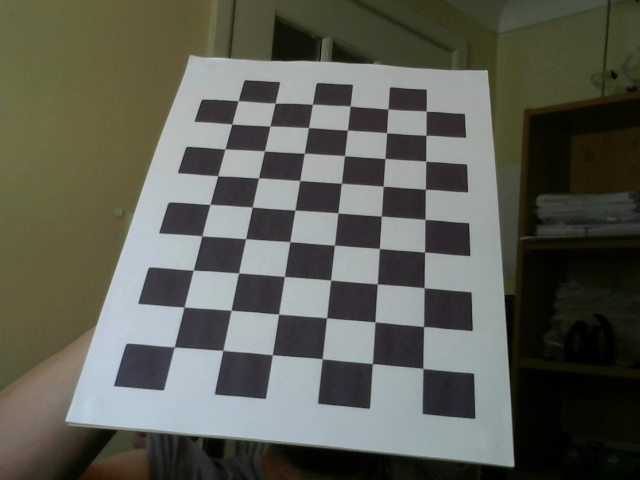
#> input picture cameracalibrationandposeestimation_sample.jpg, 640 x 480 px, given in place of idaho.webm, which was not available
$ python flow.py
#> lines starting #> are read from the running program, lines starting #| are printed output that depends on the picture; after the words box and inside, x2 and y2 are one past the last pixel; in counts of white or black regions, pixels touching at a corner belong together; pictures that were not available may be replaced by others from this repository, and a replacement may not be noted
#!/usr/bin/env python

import cv2
import collections
import numpy as np
cap = cv2.VideoCapture('idaho.webm')
fourcc = cv2.VideoWriter_fourcc(*'XVID')
writer = cv2.VideoWriter("output.riff", fourcc, 25, (1280, 720))

ret, frame1 = cap.read()
#> frame1 is the input picture: shape (480, 640, 3); mean B, G, R 84.6, 93.6, 92.6
prvs = cv2.cvtColor(frame1,cv2.COLOR_BGR2GRAY)
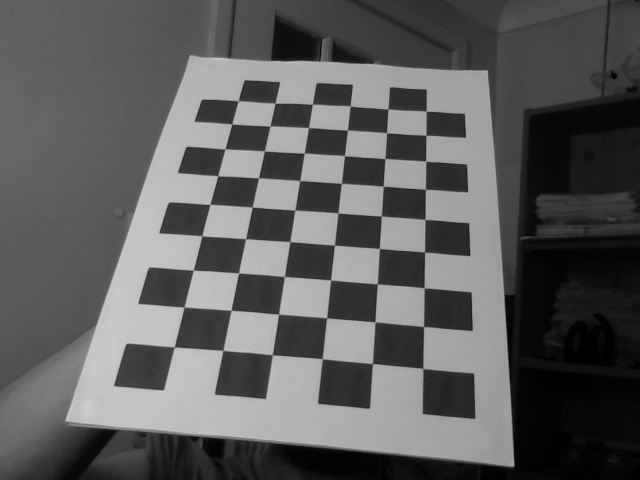
#> prvs: shape (480, 640); min 0, max 205, mean 92.3
hsv = np.zeros_like(frame1)
hsv[...,1] = 255

flows = collections.deque()

IMG_WEIGHT = 0.25
FLOW_WEIGHT = 0.5

while(1):
    ret, frame2 = cap.read()
    next = cv2.cvtColor(frame2,cv2.COLOR_BGR2GRAY)

    flow = cv2.calcOpticalFlowFarneback(prvs,next, None, 0.5, 3, 15, 3, 5, 1.2, 0)

    mag, ang = cv2.cartToPolar(flow[...,0], flow[...,1])
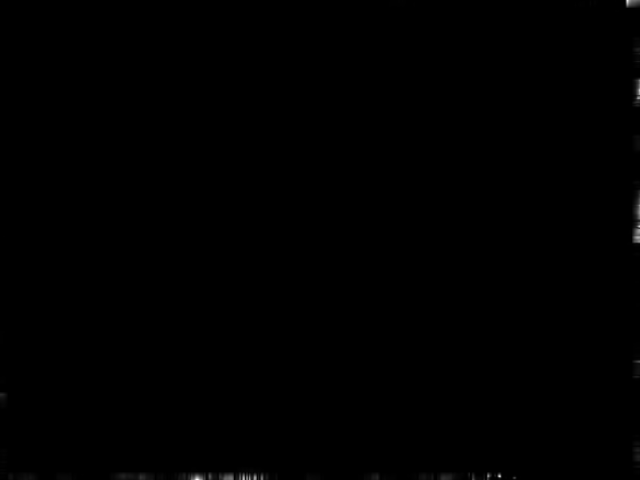
#> mag: shape (480, 640) float32; min 0, max 0.03, mean 4.22e-05; drawn with min black and max white
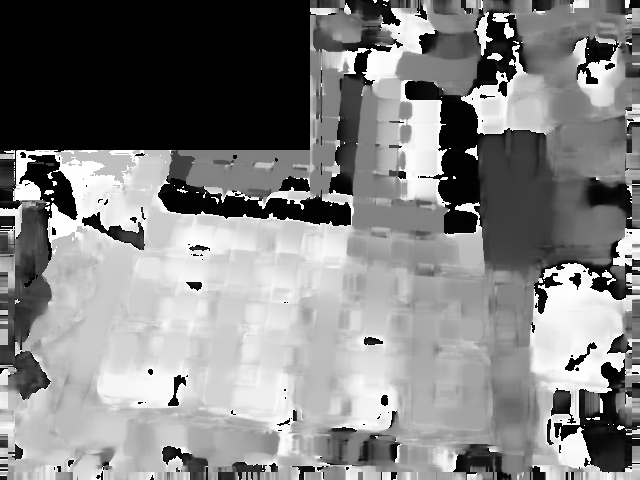
#> ang: shape (480, 640) float32; min 0, max 6.28, mean 3.21; drawn with min black and max white
    hsv[...,0] = ang*180/np.pi/2
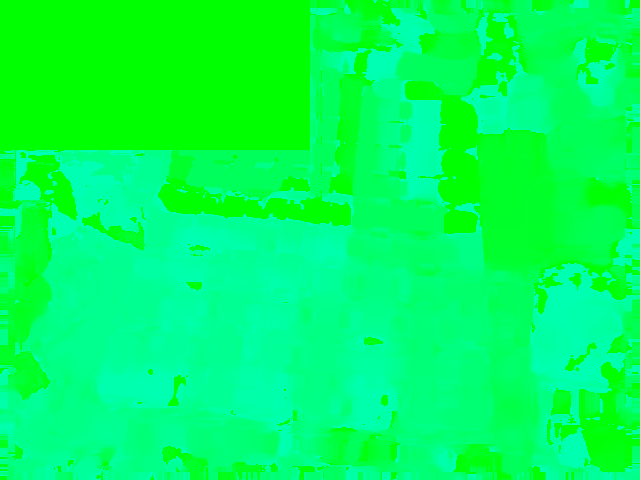
#> hsv: shape (480, 640, 3); mean of channels 0, 1, 2 91.5, 255, 0; drawn as B, G, R
    hsv[...,2] = cv2.normalize(mag,None,0,255,cv2.NORM_MINMAX) * FLOW_WEIGHT
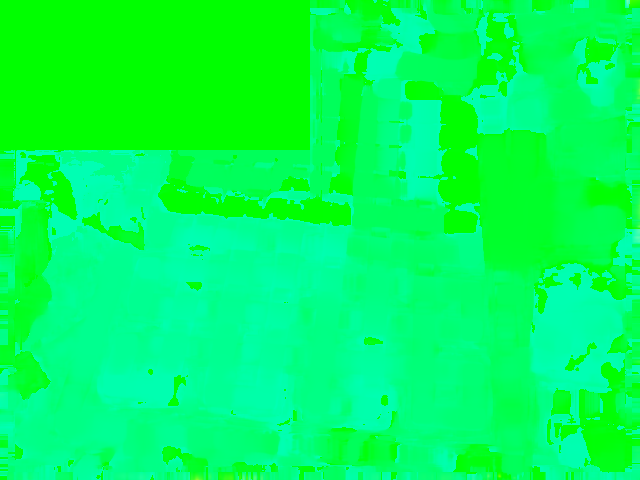
#> hsv: shape (480, 640, 3); 1.52% of pixels changed, all inside (x1, y1, x2, y2) = (0, 0, 640, 480); drawn as B, G, R
    rgb = cv2.cvtColor(hsv,cv2.COLOR_HSV2BGR)

    flows.appendleft(rgb)
    if len(flows) > 3:
        flows.pop()
    composite = frame2
#> (the run stopped early here; a loop or call above may not have finished)

$ run again, on chessboard_ready_for_calibration-sm.jpg
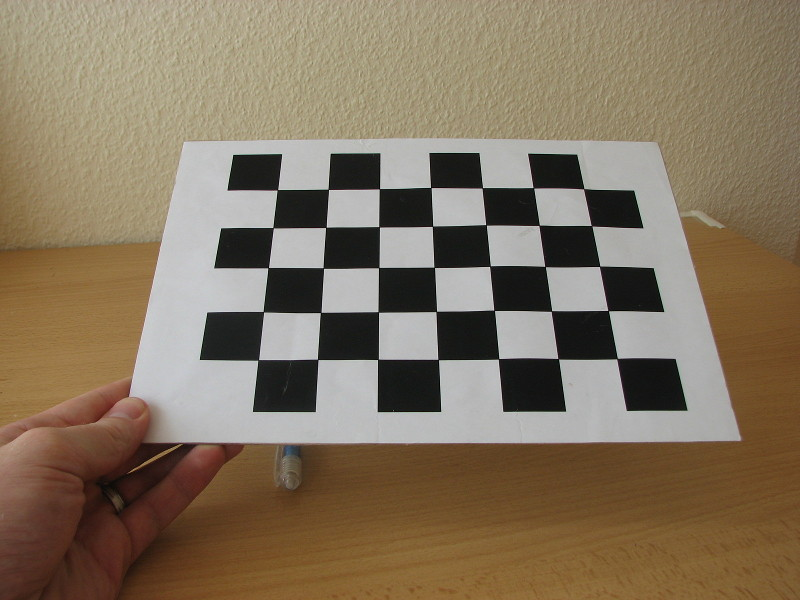
#> input picture chessboard_ready_for_calibration-sm.jpg, 800 x 600 px, given in place of idaho.webm, which was not available
#> frame1 is the input picture: shape (600, 800, 3); mean B, G, R 94.7, 116, 131.6
#> `mag, ang = cv2.cartToPolar(flow[...,0], flow[...,1])`:
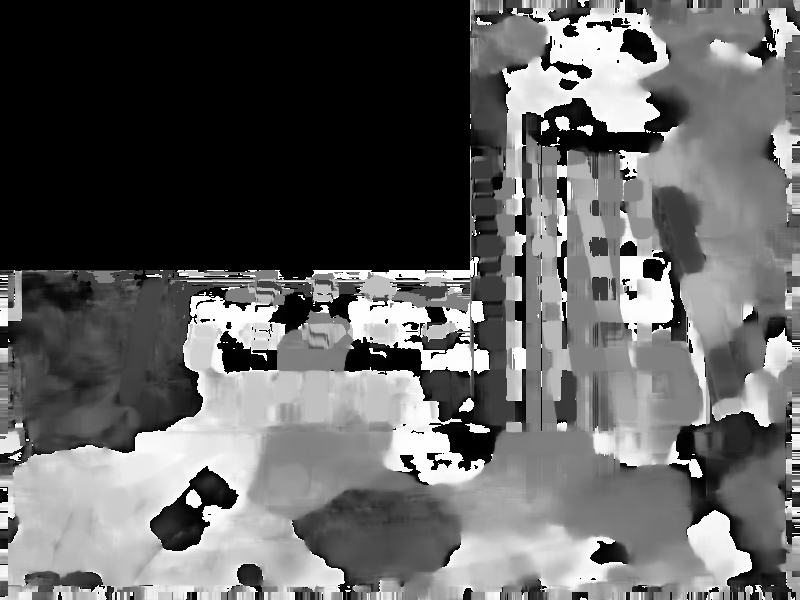
#> ang: shape (600, 800) float32; min 0, max 6.28, mean 2.43; drawn with min black and max white
#> `hsv[...,2] = cv2.normalize(mag,None,0,255,cv2.NORM_MINMAX) * FLOW_WEIGHT`:
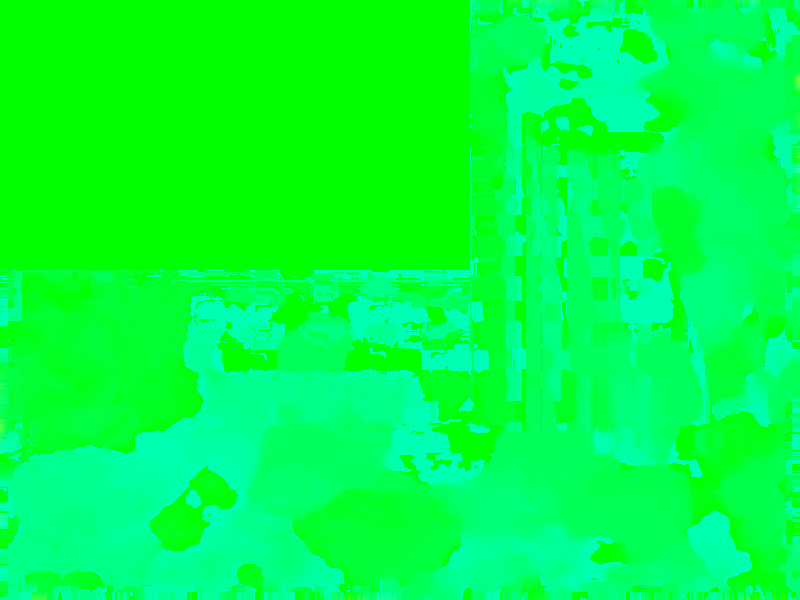
#> hsv: shape (600, 800, 3); mean of channels 0, 1, 2 69.3, 255, 0.1; drawn as B, G, R
